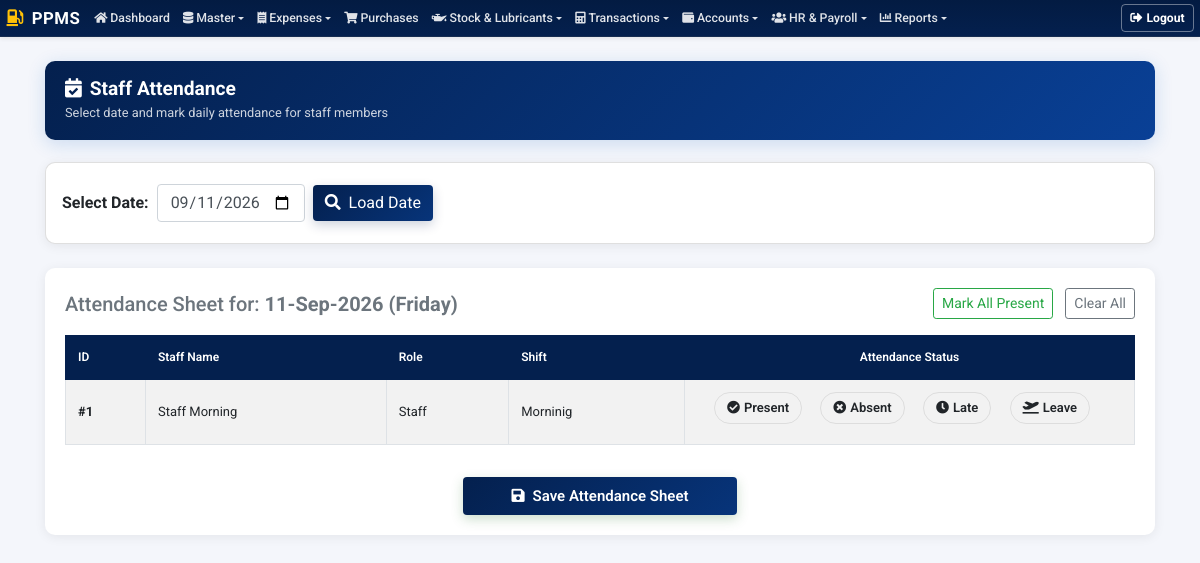
Page /staff/attendance-list.php (signed in) on the committed database.
### tables this page shows
CREATE TABLE `tbl_staff` (
  `id` int(11) NOT NULL,
  `first_name` varchar(128) NOT NULL,
  `last_name` varchar(128) NOT NULL,
  `role_id` int(11) NOT NULL,
  `joining_date` date NOT NULL,
  `shift_id` int(11) NOT NULL,
  `salary` decimal(10,2) NOT NULL DEFAULT 0.00,
  `experience` varchar(255) DEFAULT NULL,
  `address` varchar(512) DEFAULT NULL,
  `phone` varchar(32) NOT NULL DEFAULT '',
  `created_at` datetime NOT NULL DEFAULT current_timestamp(),
  `updated_at` datetime NOT NULL DEFAULT current_timestamp() ON UPDATE current_timestamp(),
  `deleted_at` datetime DEFAULT NULL
);

CREATE TABLE `tbl_staff_roles` (
  `id` int(11) NOT NULL,
  `name` varchar(128) NOT NULL,
  `created_at` timestamp NOT NULL DEFAULT current_timestamp(),
  `updated_at` timestamp NOT NULL DEFAULT current_timestamp() ON UPDATE current_timestamp(),
  `deleted_at` datetime DEFAULT NULL
);

CREATE TABLE `tbl_shifts` (
  `id` int(11) NOT NULL,
  `name` varchar(128) NOT NULL,
  `start_time` time NOT NULL,
  `end_time` time NOT NULL,
  `status` enum('Active','Inactive') NOT NULL DEFAULT 'Active',
  `deleted_at` datetime DEFAULT NULL
);

### staff/attendance-list.php (the view, shortened to what this page needs)
<?php
require '../include/permissions.php';
$date = isset($_GET['date']) ? mysqli_real_escape_string($connection, $_GET['date']) : date('Y-m-d');
$staff_sql = "SELECT s.id, s.first_name, s.last_name, r.name as role_name, sh.name as shift_name
              FROM tbl_staff s
              LEFT JOIN tbl_staff_roles r ON s.role_id = r.id
              LEFT JOIN tbl_shifts sh ON s.shift_id = sh.id
              ORDER BY s.id DESC";
$staff_result = mysqli_query($connection, $staff_sql);
?>
<!DOCTYPE html>
<html lang="en">
<head>
    <link rel="stylesheet" href="https://stackpath.bootstrapcdn.com/bootstrap/4.3.1/css/bootstrap.min.css">
    <link rel="stylesheet" href="https://cdnjs.cloudflare.com/ajax/libs/font-awesome/5.11.2/css/all.min.css">
    <link rel="stylesheet" href="../include/style.css?v=1.0.1">
</head>
<body>
    <?php include('../include/navbar.php'); ?>
    <main class="main">
        <div class="container pt-4 pb-5">
            <div class="page-header">
                <div>
                    <h4><i class="fas fa-calendar-check mr-2"></i>Staff Attendance</h4>
                    <small style="opacity:.8;">Select date and mark daily attendance for staff members</small>
                </div>
            </div>
            <div class="card mb-4" style="border-radius:10px; box-shadow:0 2px 12px rgba(0,0,0,0.07);">
                <div class="card-body">
                    <form method="GET" action="attendance-list.php" class="form-inline">
                        <label class="my-1 mr-2 font-weight-bold" for="date">Select Date:</label>
                        <input type="date" name="date" id="date" class="form-control mr-sm-2" value="<?php echo htmlspecialchars($date); ?>" max="<?php echo date('Y-m-d'); ?>" required>
                        <button type="submit" class="btn btn-primary my-1"><i class="fas fa-search mr-1"></i> Load Date</button>
                    </form>
                </div>
            </div>
            <div class="list-card">
                <form action="attendance-list.php" method="POST">
                    <div class="d-flex justify-content-between align-items-center mb-3">
                        <h5 class="mb-0 text-muted">Attendance Sheet for: <strong><?php echo date('d-M-Y (l)', strtotime($date)); ?></strong></h5>
                        <div>
                            <button type="button" class="btn btn-sm btn-outline-success mr-2" onclick="markAll('Present')">Mark All Present</button>
                            <button type="button" class="btn btn-sm btn-outline-secondary" onclick="clearAll()">Clear All</button>
                        </div>
                    </div>
                    <table class="table table-bordered table-striped" style="width:100%;">
                        <thead>
                            <tr>
                                <th style="width: 80px;">ID</th>
                                <th>Staff Name</th>
                                <th>Role</th>
                                <th>Shift</th>
                                <th style="width: 450px; text-align: center;">Attendance Status</th>
                            </tr>
                        </thead>
                        <tbody>
                            <?php if ($staff_result && mysqli_num_rows($staff_result) > 0): ?>
                                <?php while ($row = mysqli_fetch_assoc($staff_result)):
                                    $fullName = $row['first_name'] . ' ' . $row['last_name'];
                                    $staff_id = $row['id'];
                                ?>
                                    <tr>
                                        <td><strong>#<?php echo $staff_id; ?></strong></td>
                                        <td><?php echo htmlspecialchars($fullName); ?></td>
                                        <td><?php echo htmlspecialchars($row['role_name'] ?? 'N/A'); ?></td>
                                        <td><?php echo htmlspecialchars($row['shift_name'] ?? 'N/A'); ?></td>
                                        <td style="text-align: center;">
                                            <label class="att-radio att-radio-p">
                                                <span class="att-label"><i class="fas fa-check-circle mr-1"></i>Present</span>
                                            </label>
                                            <label class="att-radio att-radio-a">
                                                <span class="att-label"><i class="fas fa-times-circle mr-1"></i>Absent</span>
                                            </label>
                                            <label class="att-radio att-radio-l">
                                                <span class="att-label"><i class="fas fa-clock mr-1"></i>Late</span>
                                            </label>
                                            <label class="att-radio att-radio-le">
                                                <span class="att-label"><i class="fas fa-plane-departure mr-1"></i>Leave</span>
                                            </label>
                                        </td>
                                    </tr>
                                <?php endwhile; ?>
                            <?php else: ?>
                                <tr>
                                    <td colspan="5" class="text-center text-muted py-4">No staff members found. <a href="add-staff.php">Add some now.</a></td>
                                </tr>
                            <?php endif; ?>
                        </tbody>
                    </table>
                    <?php if ($staff_result && mysqli_num_rows($staff_result) > 0): ?>
                        <div class="text-center pt-3">
                            <button type="submit" class="btn btn-success px-5 py-2" style="font-weight:600; font-size:15px; box-shadow: 0 4px 12px rgba(46,125,50,0.25);">
                                <i class="fas fa-save mr-2"></i>Save Attendance Sheet
                            </button>
                        </div>
                    <?php endif; ?>
                </form>
            </div>
        </div>
    </main>
</body>
</html>

### include/style.css (style rules this page uses)
:root { --primary-color: #04204e; --primary-hover: #07347a; --primary-light: #e6f0fa; --primary-gradient: linear-gradient(135deg, var(--primary-color) 0%, #07347a 100%); --gradient-header: linear-gradient(135deg, var(--primary-color) 0%, #094096 100%); --navy-glass: rgba(4, 32, 78, 0.96); }
body { font-family: 'Roboto', sans-serif; background-color: #f4f6fb; color: #212529; overflow-x: hidden; }
@media (max-width: 1240px) { .page-header { padding: 16px 20px !important; flex-direction: column !important; align-items: flex-start !important; gap: 12px; } }
@media (max-width: 1240px) { .page-header h4, .page-header h2 { font-size: 1.2rem !important; } }
@media (max-width: 1240px) { .card-custom, .card-body, .header-card, .table-card { padding: 18px 16px !important; } }
.btn-primary { background-color: #04204e !important; background: var(--primary-gradient) !important; border: none !important; color: #ffffff !important; box-shadow: 0 4px 12px rgba(4, 32, 78, 0.2); transition: all 0.2s ease; }
table thead th, .table thead th { background-color: #04204e !important; color: #ffffff !important; border-color: #04204e !important; vertical-align: middle !important; }

### staff/attendance-list.php (style rules this page uses)
body { background:#f4f6fb; font-family:'Roboto',sans-serif; }
.page-header { background: var(--gradient-header) !important; color:#fff; padding:18px 28px; border-radius:10px; margin-bottom:22px; display:flex; align-items:center; justify-content:space-between; box-shadow:0 4px 18px rgba(21,101,192,0.18); }
.page-header h4 { margin:0; font-weight:700; font-size:1.25rem; }
.list-card { background:#fff; border-radius:10px; box-shadow:0 2px 12px rgba(0,0,0,0.07); overflow:hidden; padding:20px; }
.table thead th { background: var(--primary-color) !important; color:#fff; font-size:12px; font-weight:600; }
.table td { vertical-align:middle; font-size:13px; }
.btn-primary { background: var(--primary-gradient) !important; border: none !important; }
.btn-success { background: var(--primary-gradient) !important; border: none !important; }
.att-radio { position: relative; display: inline-block; margin-right: 15px; cursor: pointer; font-weight: 600; font-size: 13px; }
.att-label { padding: 5px 12px; border-radius: 20px; border: 1px solid #ddd; transition: all 0.2s; display: inline-block; }

### rows in the picture
tbl_staff: id "1", fullName "Staff Morning", tbl_staff_roles.name "Staff", shift.name "Morninig"

### other values in the picture
date('d-M-Y (l)', strtotime($date)) "11-Sep-2026 (Friday)"
